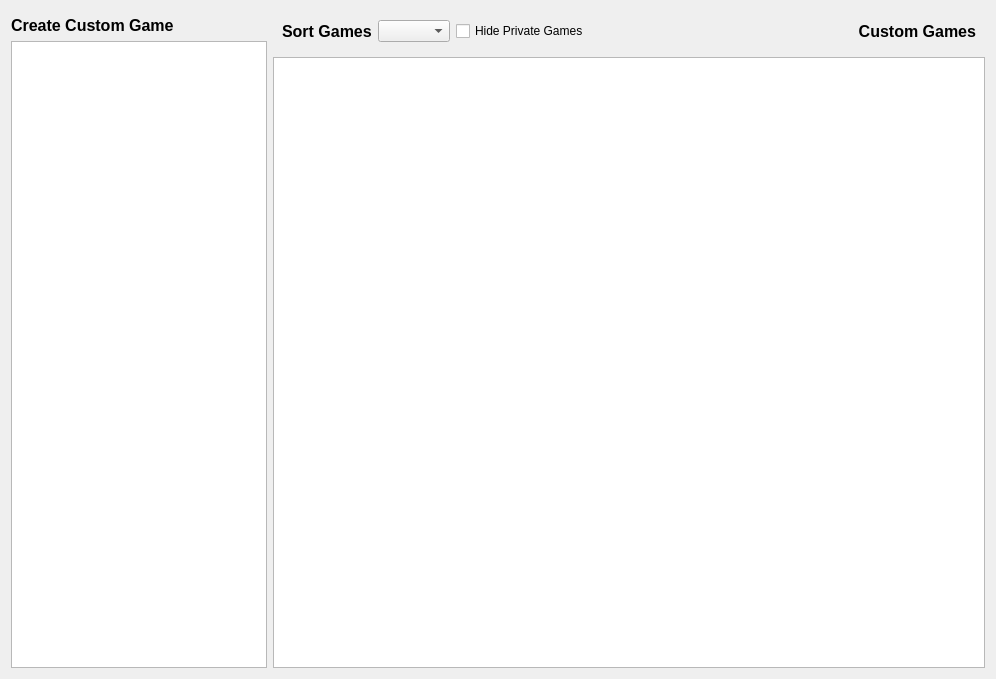
<?xml version="1.0" encoding="UTF-8"?>
<ui version="4.0">
 <class>Form</class>
 <widget class="QWidget" name="Form">
  <property name="geometry">
   <rect>
    <x>0</x>
    <y>0</y>
    <width>996</width>
    <height>679</height>
   </rect>
  </property>
  <property name="sizePolicy">
   <sizepolicy hsizetype="Expanding" vsizetype="Expanding">
    <horstretch>0</horstretch>
    <verstretch>0</verstretch>
   </sizepolicy>
  </property>
  <property name="windowTitle">
   <string>Form</string>
  </property>
  <layout class="QGridLayout" name="gridLayout_3">
   <item row="0" column="0">
    <widget class="QFrame" name="frame">
     <property name="sizePolicy">
      <sizepolicy hsizetype="Fixed" vsizetype="Expanding">
       <horstretch>0</horstretch>
       <verstretch>0</verstretch>
      </sizepolicy>
     </property>
     <property name="lineWidth">
      <number>0</number>
     </property>
     <layout class="QVBoxLayout" name="verticalLayout">
      <property name="spacing">
       <number>6</number>
      </property>
      <property name="leftMargin">
       <number>0</number>
      </property>
      <property name="topMargin">
       <number>0</number>
      </property>
      <property name="rightMargin">
       <number>0</number>
      </property>
      <property name="bottomMargin">
       <number>0</number>
      </property>
      <item>
       <spacer name="verticalSpacer_3">
        <property name="orientation">
         <enum>Qt::Vertical</enum>
        </property>
        <property name="sizeType">
         <enum>QSizePolicy::Fixed</enum>
        </property>
        <property name="sizeHint" stdset="0">
         <size>
          <width>20</width>
          <height>5</height>
         </size>
        </property>
       </spacer>
      </item>
      <item>
       <widget class="QLabel" name="labelHostGame">
        <property name="font">
         <font>
          <family>Segoe UI</family>
          <pointsize>12</pointsize>
          <weight>75</weight>
          <bold>true</bold>
         </font>
        </property>
        <property name="text">
         <string>Create Custom Game</string>
        </property>
       </widget>
      </item>
      <item>
       <widget class="QListWidget" name="modList">
        <property name="sizePolicy">
         <sizepolicy hsizetype="Expanding" vsizetype="Expanding">
          <horstretch>0</horstretch>
          <verstretch>0</verstretch>
         </sizepolicy>
        </property>
        <property name="focusPolicy">
         <enum>Qt::NoFocus</enum>
        </property>
        <property name="dragDropMode">
         <enum>QAbstractItemView::InternalMove</enum>
        </property>
        <property name="selectionMode">
         <enum>QAbstractItemView::NoSelection</enum>
        </property>
        <property name="iconSize">
         <size>
          <width>32</width>
          <height>32</height>
         </size>
        </property>
        <property name="verticalScrollMode">
         <enum>QAbstractItemView::ScrollPerPixel</enum>
        </property>
        <property name="movement">
         <enum>QListView::Snap</enum>
        </property>
        <property name="flow">
         <enum>QListView::TopToBottom</enum>
        </property>
        <property name="resizeMode">
         <enum>QListView::Fixed</enum>
        </property>
        <property name="layoutMode">
         <enum>QListView::SinglePass</enum>
        </property>
        <property name="spacing">
         <number>0</number>
        </property>
        <property name="viewMode">
         <enum>QListView::ListMode</enum>
        </property>
        <property name="sortingEnabled">
         <bool>true</bool>
        </property>
       </widget>
      </item>
     </layout>
    </widget>
   </item>
   <item row="0" column="1">
    <widget class="QFrame" name="listFrame">
     <property name="frameShape">
      <enum>QFrame::NoFrame</enum>
     </property>
     <property name="frameShadow">
      <enum>QFrame::Raised</enum>
     </property>
     <property name="lineWidth">
      <number>0</number>
     </property>
     <layout class="QVBoxLayout" name="verticalLayout_2">
      <property name="leftMargin">
       <number>0</number>
      </property>
      <property name="topMargin">
       <number>0</number>
      </property>
      <property name="rightMargin">
       <number>0</number>
      </property>
      <property name="bottomMargin">
       <number>0</number>
      </property>
      <item>
       <widget class="QFrame" name="gameListHeaderFrame">
        <property name="frameShape">
         <enum>QFrame::NoFrame</enum>
        </property>
        <property name="frameShadow">
         <enum>QFrame::Raised</enum>
        </property>
        <property name="lineWidth">
         <number>0</number>
        </property>
        <layout class="QHBoxLayout" name="gameListHeaderLayout">
         <item>
          <widget class="QLabel" name="labelSortGames">
           <property name="sizePolicy">
            <sizepolicy hsizetype="Maximum" vsizetype="Preferred">
             <horstretch>0</horstretch>
             <verstretch>0</verstretch>
            </sizepolicy>
           </property>
           <property name="palette">
            <palette>
             <active/>
             <inactive/>
             <disabled/>
            </palette>
           </property>
           <property name="font">
            <font>
             <family>Segoe UI</family>
             <pointsize>12</pointsize>
             <weight>75</weight>
             <bold>true</bold>
            </font>
           </property>
           <property name="text">
            <string>Sort Games</string>
           </property>
          </widget>
         </item>
         <item>
          <widget class="QComboBox" name="sortGamesComboBox">
           <property name="sizePolicy">
            <sizepolicy hsizetype="Maximum" vsizetype="Fixed">
             <horstretch>0</horstretch>
             <verstretch>0</verstretch>
            </sizepolicy>
           </property>
           <property name="focusPolicy">
            <enum>Qt::NoFocus</enum>
           </property>
          </widget>
         </item>
         <item>
          <widget class="QCheckBox" name="hideGamesWithPw">
           <property name="focusPolicy">
            <enum>Qt::NoFocus</enum>
           </property>
           <property name="text">
            <string>Hide Private Games</string>
           </property>
          </widget>
         </item>
         <item>
          <widget class="QLabel" name="labelJoinGame">
           <property name="palette">
            <palette>
             <active/>
             <inactive/>
             <disabled/>
            </palette>
           </property>
           <property name="font">
            <font>
             <family>Segoe UI</family>
             <pointsize>12</pointsize>
             <weight>75</weight>
             <bold>true</bold>
            </font>
           </property>
           <property name="text">
            <string>Custom Games</string>
           </property>
           <property name="alignment">
            <set>Qt::AlignRight|Qt::AlignTrailing|Qt::AlignVCenter</set>
           </property>
          </widget>
         </item>
        </layout>
       </widget>
      </item>
      <item>
       <widget class="QListView" name="gameList">
        <property name="focusPolicy">
         <enum>Qt::NoFocus</enum>
        </property>
        <property name="selectionMode">
         <enum>QAbstractItemView::NoSelection</enum>
        </property>
        <property name="iconSize">
         <size>
          <width>100</width>
          <height>100</height>
         </size>
        </property>
        <property name="textElideMode">
         <enum>Qt::ElideMiddle</enum>
        </property>
        <property name="verticalScrollMode">
         <enum>QAbstractItemView::ScrollPerPixel</enum>
        </property>
        <property name="horizontalScrollMode">
         <enum>QAbstractItemView::ScrollPerPixel</enum>
        </property>
        <property name="movement">
         <enum>QListView::Static</enum>
        </property>
        <property name="flow">
         <enum>QListView::LeftToRight</enum>
        </property>
        <property name="resizeMode">
         <enum>QListView::Adjust</enum>
        </property>
        <property name="viewMode">
         <enum>QListView::IconMode</enum>
        </property>
        <property name="uniformItemSizes">
         <bool>true</bool>
        </property>
       </widget>
      </item>
     </layout>
    </widget>
   </item>
  </layout>
 </widget>
 <resources/>
 <connections/>
</ui>
